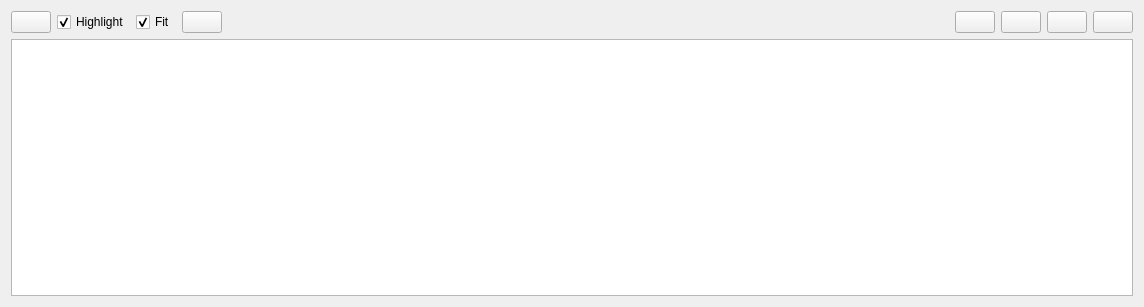
<?xml version="1.0" encoding="UTF-8"?>
<ui version="4.0">
 <class>RosTfTreeWidget</class>
 <widget class="QWidget" name="RosTfTreeWidget">
  <property name="enabled">
   <bool>true</bool>
  </property>
  <property name="geometry">
   <rect>
    <x>0</x>
    <y>0</y>
    <width>1144</width>
    <height>307</height>
   </rect>
  </property>
  <property name="windowTitle">
   <string>TF Tree</string>
  </property>
  <layout class="QVBoxLayout" name="verticalLayout" stretch="0,0">
   <item>
    <layout class="QHBoxLayout" name="horizontalLayout" stretch="0,0,0,0,0,0,0,0,0,0,0,0,0,0,0,0">
     <item>
      <widget class="QPushButton" name="refresh_graph_push_button">
       <property name="toolTip">
        <string>Refresh TF Tree</string>
       </property>
      </widget>
     </item>
     <!-- <item> -->
     <!--  <widget class="QLineEdit" name="filter_line_edit"> -->
     <!--   <property name="toolTip"> -->
     <!--    <string>Comma separated regex patterns / names, leading dash creates exclusion pattern. Example: gazebo, -test.*</string> -->
     <!--   </property> -->
     <!--   <property name="text"> -->
     <!--    <string notr="true"/> -->
     <!--   </property> -->
     <!--  </widget> -->
     <!-- </item> -->
     

     <!-- <item> -->
     <!--  <widget class="QComboBox" name="directions_combo_box"> -->
     <!--   <property name="sizePolicy"> -->
     <!--    <sizepolicy hsizetype="Minimum" vsizetype="Fixed"> -->
     <!--     <horstretch>0</horstretch> -->
     <!--     <verstretch>0</verstretch> -->
     <!--    </sizepolicy> -->
     <!--   </property> -->
     <!--  </widget> -->
     <!-- </item> -->
     <!-- <item> -->
     <!--  <widget class="QCheckBox" name="mark_check_box"> -->
     <!--   <property name="toolTip"> -->
     <!--    <string>Mark Selected</string> -->
     <!--   </property> -->
     <!--   <property name="text"> -->
     <!--    <string>Mark</string> -->
     <!--   </property> -->
     <!--  </widget> -->
     <!-- </item> -->
     <!-- <item> -->
     <!--  <widget class="QCheckBox" name="with_stacks_check_box"> -->
     <!--   <property name="toolTip"> -->
     <!--    <string>Show stacks</string> -->
     <!--   </property> -->
     <!--   <property name="text"> -->
     <!--    <string>Show Stacks</string> -->
     <!--   </property> -->
     <!--  </widget> -->
     <!-- </item> -->
     <!-- <item> -->
     <!--  <widget class="QCheckBox" name="transitives_check_box"> -->
     <!--   <property name="toolTip"> -->
     <!--    <string>Do not show transitive / duplicate dependencies</string> -->
     <!--   </property> -->
     <!--   <property name="text"> -->
     <!--    <string>No Transitive deps</string> -->
     <!--   </property> -->
     <!--  </widget> -->
     <!-- </item> -->
     <!-- <item> -->
     <!--  <widget class="Line" name="line"> -->
     <!--   <property name="orientation"> -->
     <!--    <enum>Qt::Vertical</enum> -->
     <!--   </property> -->
     <!--  </widget> -->
     <!-- </item> -->
     <item>
      <widget class="QCheckBox" name="highlight_connections_check_box">
       <property name="toolTip">
        <string>Highlight incoming and outgoing connections on mouse over</string>
       </property>
       <property name="text">
        <string>Highlight</string>
       </property>
       <property name="checked">
        <bool>true</bool>
       </property>
      </widget>
     </item>
     <item>
      <widget class="QCheckBox" name="auto_fit_graph_check_box">
       <property name="toolTip">
        <string>Automatically fit graph into view on update</string>
       </property>
       <property name="text">
        <string>Fit</string>
       </property>
       <property name="checked">
        <bool>true</bool>
       </property>
      </widget>
     </item>
     <item>
      <widget class="QPushButton" name="fit_in_view_push_button">
       <property name="toolTip">
        <string>Fit graph in view</string>
       </property>
      </widget>
     </item>
     <item>
      <spacer name="horizontalSpacer">
       <property name="orientation">
        <enum>Qt::Horizontal</enum>
       </property>
       <property name="sizeHint" stdset="0">
        <size>
         <width>40</width>
         <height>20</height>
        </size>
       </property>
      </spacer>
     </item>
     <item>
      <widget class="QPushButton" name="load_dot_push_button">
       <property name="toolTip">
        <string>Load DOT graph from file</string>
       </property>
      </widget>
     </item>
     <item>
      <widget class="QPushButton" name="save_dot_push_button">
       <property name="toolTip">
        <string>Save as DOT graph</string>
       </property>
      </widget>
     </item>
     <item>
      <widget class="QPushButton" name="save_as_svg_push_button">
       <property name="toolTip">
        <string>Save as SVG</string>
       </property>
      </widget>
     </item>
     <item>
      <widget class="QPushButton" name="save_as_image_push_button">
       <property name="toolTip">
        <string>Save as image</string>
       </property>
      </widget>
     </item>
    </layout>
   </item>
   <item>
    <widget class="InteractiveGraphicsView" name="graphics_view">
     <property name="renderHints">
      <set>QPainter::Antialiasing|QPainter::HighQualityAntialiasing|QPainter::SmoothPixmapTransform|QPainter::TextAntialiasing</set>
     </property>
     <property name="resizeAnchor">
      <enum>QGraphicsView::AnchorViewCenter</enum>
     </property>
    </widget>
   </item>
  </layout>
 </widget>
 <customwidgets>
  <customwidget>
   <class>InteractiveGraphicsView</class>
   <extends>QGraphicsView</extends>
   <header>rqt_graph.interactive_graphics_view</header>
  </customwidget>
 </customwidgets>
 <resources/>
 <connections/>
</ui>
